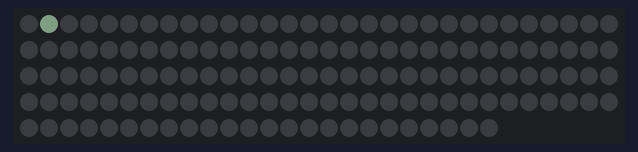
The sketch below on a simulated ATtiny85, built with avr-gcc and run on an emulated ATtiny85. Parts: 144 RGB LEDs in strip order, left to right, continuing on the next row. Dim RGB values are drawn brighter than linear; random numbers use the default seed unless the sketch sets one.

Above: at 0.08 s.
At 5.04 s:
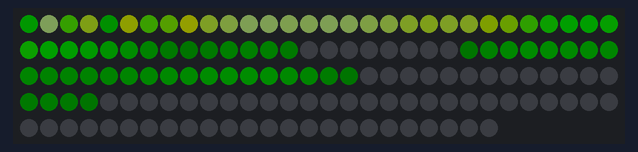
At 10.02 s:
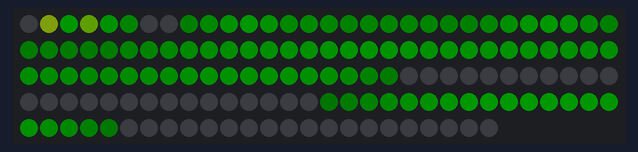
At 20.03 s:
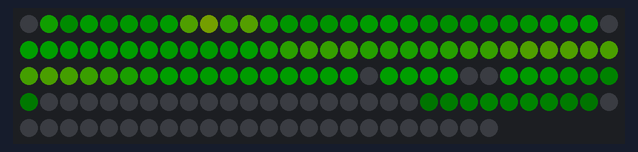
At 29.23 s:
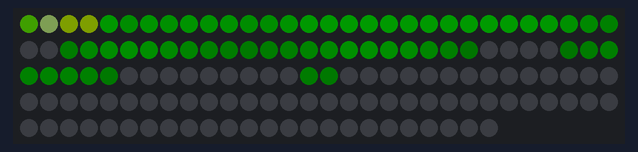
At 39.94 s:
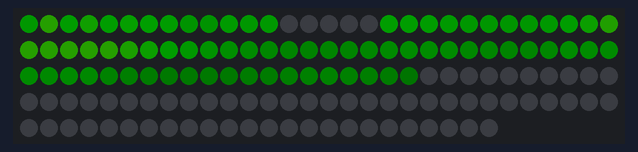

The sketch:

Fire.ino
```cpp
/*
 *  InfinityMirrorRainbow.ino
 *
 *  Created by Iain Moncrief
 *  Monday, March 18, 2019
 *
 */

#include <Adafruit_DotStar.h>
#include <SPI.h>

// Compile time definitions
#define NUMPIXELS 144  // Pixel count for extended LED strip
#define DATAPIN 6	  // Green wire
#define CLOCKPIN 5	 // Blue wire
#define ANALOGPOTPIN 2 // Potentiometer pin
#define BRIGHTNESS 30

Adafruit_DotStar strip = Adafruit_DotStar(NUMPIXELS, DATAPIN, CLOCKPIN, DOTSTAR_BRG);

void setup()
{

#if defined(__AVR_ATtiny85__) && (F_CPU == 16000000L)
	clock_prescale_set(clock_div_1); // Enable 16 MHz on Trinket
#endif

	strip.begin();

	if (BRIGHTNESS > 0)
	{
		strip.setBrightness(BRIGHTNESS);
	}

	strip.show(); // Clears the strip
}

void loop()
{
	Fire(55, 120, 15);
}

void Fire(int Cooling, int Sparking, int SpeedDelay)
{
	static byte heat[NUMPIXELS];
	int cooldown;

	// Step 1.  Cool down every cell a little
	for (int i = 0; i < NUMPIXELS; i++)
	{
		cooldown = random(0, ((Cooling * 10) / NUMPIXELS) + 2);

		if (cooldown > heat[i])
		{
			heat[i] = 0;
		}
		else
		{
			heat[i] = heat[i] - cooldown;
		}
	}

	// Step 2.  Heat from each cell drifts 'up' and diffuses a little
	for (int k = NUMPIXELS - 1; k >= 2; k--)
	{
		heat[k] = (heat[k - 1] + heat[k - 2] + heat[k - 2]) / 3;
	}

	// Step 3.  Randomly ignite new 'sparks' near the bottom
	if (random(255) < Sparking)
	{
		int y = random(7);
		heat[y] = heat[y] + random(160, 255);
		//heat[y] = random(160,255);
	}

	// Step 4.  Convert heat to LED colors
	for (int j = 0; j < NUMPIXELS; j++)
	{
		setPixelHeatColor(j, heat[j]);
	}

	strip.show();
	delay(SpeedDelay);
}

void setPixelHeatColor(int Pixel, byte temperature)
{
	// Scale 'heat' down from 0-255 to 0-191
	byte t192 = round((temperature / 255.0) * 191);

	// calculate ramp up from
	byte heatramp = t192 & 0x3F; // 0..63
	heatramp <<= 2;				 // scale up to 0..252

	// figure out which third of the spectrum we're in:
	if (t192 > 0x80)
	{ // hottest
		strip.setPixelColor(Pixel, 200, 255, heatramp);
	}
	else if (t192 > 0x40)
	{ // middle
		//strip.setPixelColor(Pixel, 255, heatramp, 0);
		strip.setPixelColor(Pixel, heatramp, 255, 0);
	}
	else
	{ // coolest
		// strip.setPixelColor(Pixel, heatramp, 0, 0);
		strip.setPixelColor(Pixel, 0, heatramp, 0);
	}
}
```
